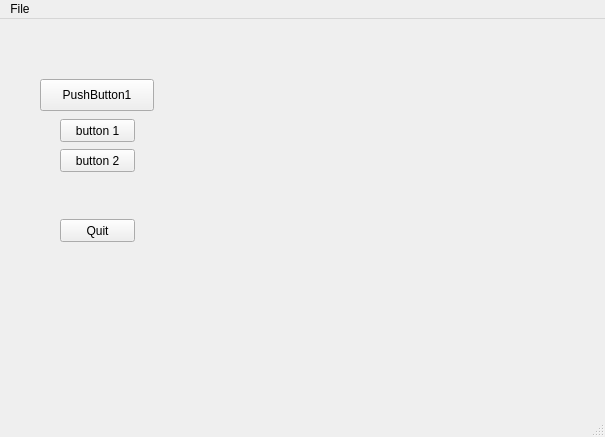
<?xml version="1.0" encoding="UTF-8"?>
<ui version="4.0">
 <class>MainWindow</class>
 <widget class="QMainWindow" name="MainWindow">
  <property name="geometry">
   <rect>
    <x>0</x>
    <y>0</y>
    <width>605</width>
    <height>437</height>
   </rect>
  </property>
  <property name="windowTitle">
   <string>MainWindow</string>
  </property>
  <widget class="QWidget" name="centralWidget">
   <widget class="QPushButton" name="pushButton">
    <property name="geometry">
     <rect>
      <x>40</x>
      <y>60</y>
      <width>114</width>
      <height>32</height>
     </rect>
    </property>
    <property name="text">
     <string>PushButton1</string>
    </property>
   </widget>
   <widget class="QPushButton" name="pushButton_2">
    <property name="geometry">
     <rect>
      <x>60</x>
      <y>100</y>
      <width>75</width>
      <height>23</height>
     </rect>
    </property>
    <property name="text">
     <string>button 1</string>
    </property>
   </widget>
   <widget class="QPushButton" name="pushButton_3">
    <property name="geometry">
     <rect>
      <x>60</x>
      <y>130</y>
      <width>75</width>
      <height>23</height>
     </rect>
    </property>
    <property name="text">
     <string>button 2</string>
    </property>
   </widget>
   <widget class="QPushButton" name="pushButton_4">
    <property name="geometry">
     <rect>
      <x>60</x>
      <y>200</y>
      <width>75</width>
      <height>23</height>
     </rect>
    </property>
    <property name="text">
     <string>Quit</string>
    </property>
   </widget>
  </widget>
  <widget class="QStatusBar" name="statusBar"/>
  <widget class="QMenuBar" name="menuBar">
   <property name="geometry">
    <rect>
     <x>0</x>
     <y>0</y>
     <width>605</width>
     <height>21</height>
    </rect>
   </property>
   <widget class="QMenu" name="menuFile">
    <property name="title">
     <string>File</string>
    </property>
    <addaction name="actionQuit"/>
   </widget>
   <addaction name="menuFile"/>
  </widget>
  <action name="actionQuit">
   <property name="text">
    <string>Quit</string>
   </property>
  </action>
 </widget>
 <layoutdefault spacing="6" margin="11"/>
 <resources/>
 <connections>
  <connection>
   <sender>actionQuit</sender>
   <signal>triggered()</signal>
   <receiver>MainWindow</receiver>
   <slot>close()</slot>
   <hints>
    <hint type="sourcelabel">
     <x>-1</x>
     <y>-1</y>
    </hint>
    <hint type="destinationlabel">
     <x>302</x>
     <y>218</y>
    </hint>
   </hints>
  </connection>
 </connections>
 <slots>
  <slot>checkbox_on()</slot>
  <slot>checkbox_off()</slot>
  <slot>whatever()</slot>
 </slots>
</ui>
